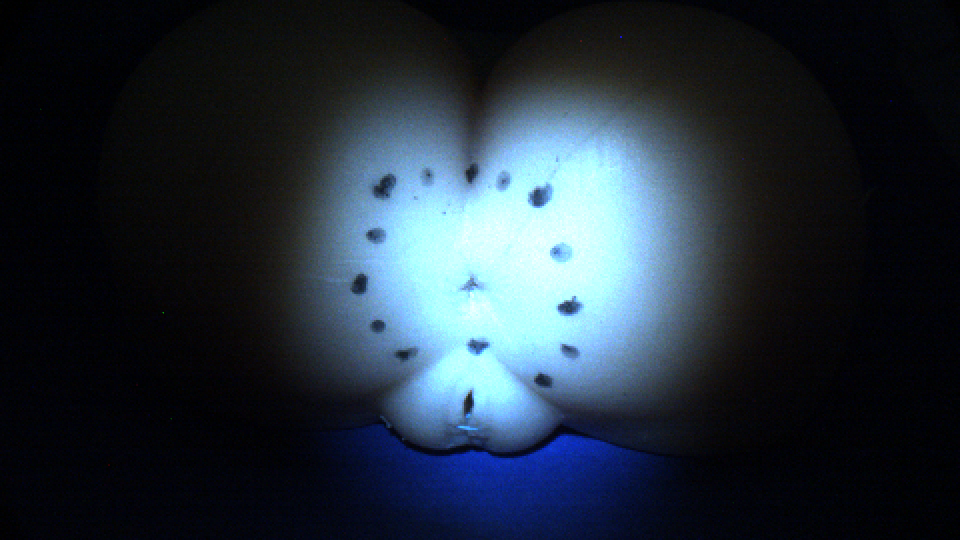
#> input picture sandbox/img/teste_1.png, 960 x 540 px, found by its file name
$ python contours_teste.py   (older library calls are emulated)
#> lines starting #> are read from the running program, lines starting #| are printed output that depends on the picture; after the words box and inside, x2 and y2 are one past the last pixel; in counts of white or black regions, pixels touching at a corner belong together
import numpy as np
import cv2 as cv
from matplotlib import pyplot as plt


# im = cv.imread('./bge_teste/bge_test_1.png')
# im = cv.imread('./darcy_surgery_basis.png')
# im = cv.imread('./darcy_surgery_basis.png')
im = cv.imread('./teste_1.png')
#> im is the input picture: shape (540, 960, 3); mean B, G, R 58.2, 47.2, 36.1

u_o = 100
v_o = 350
u_f = 450
v_f = 600
im = im[u_o:u_f,v_o:v_f]
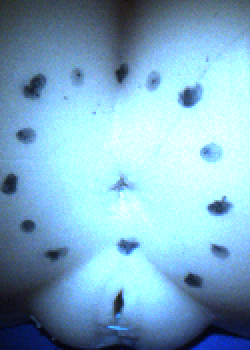
#> im: shape (350, 250, 3); mean B, G, R 198.2, 173.2, 127.5


imgray_raw = cv.cvtColor(im, cv.COLOR_BGR2GRAY)
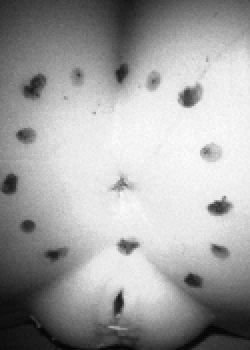
#> imgray_raw: shape (350, 250); min 4, max 253, mean 162.4
imgray = cv.equalizeHist(imgray_raw)
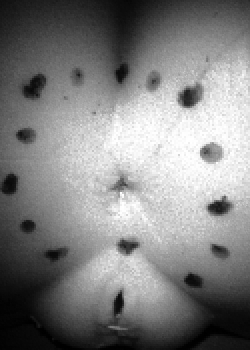
#> imgray: shape (350, 250); min 0, max 255, mean 128.4
# cv.imshow("Gray scale image", imgray)
cv.imshow("images", np.hstack([imgray_raw, imgray]))
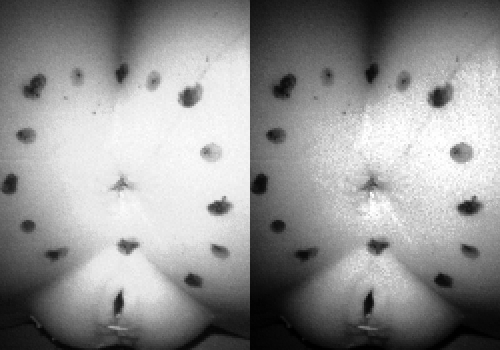
#> window 'images': shape (350, 500); min 0, max 255, mean 145.4
cv.waitKey(0)
# plt.imshow(imgray),plt.show()

# define the upper and lower boundaries of the HSV pixel
# intensities to be considered 'skin'
lower = np.array([0, 48, 80], dtype = "uint8")
upper = np.array([20, 255, 255], dtype = "uint8")

# instensities to be considered marker
# lower = np.array([0, 48, 80], dtype = "uint8")
# upper = np.array([20, 255, 255], dtype = "uint8")


# and determine the HSV pixel intensities that fall into
# the speicifed upper and lower boundaries
converted = cv.cvtColor(im, cv.COLOR_BGR2HSV)
#> converted: shape (350, 250, 3); mean H, S, V 100.2, 96.4, 198.3
skinMask = cv.inRange(converted, lower, upper)
#> skinMask: shape (350, 250); every value is 0
# apply a series of erosions and dilations to the mask
# using an elliptical kernel
kernel = cv.getStructuringElement(cv.MORPH_ELLIPSE, (11, 11))
skinMask = cv.erode(skinMask, kernel, iterations = 2)
skinMask = cv.dilate(skinMask, kernel, iterations = 2)

# blur the mask to help remove noise, then apply the
# mask to the frame
skinMask = cv.GaussianBlur(skinMask, (3, 3), 0)
skin = cv.bitwise_and(im, im, mask = skinMask)
#> skin: shape (350, 250, 3); every value is 0

# show the skin in the image along with the mask
cv.imshow("images", np.hstack([im, skin]))
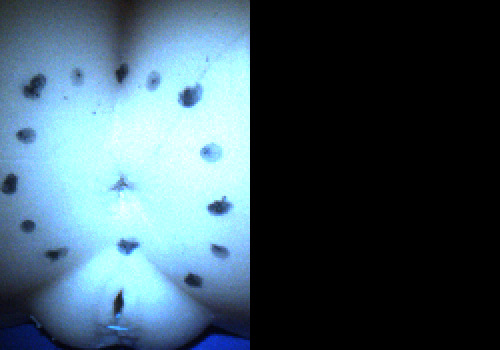
#> window 'images': shape (350, 500, 3); mean B, G, R 99.1, 86.6, 63.7
# cv.imshow("HSV image", skinMask)
cv.waitKey(0)

ret, thresh = cv.threshold(imgray, 48, 255, 0)
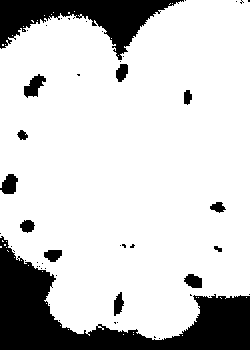
#> thresh: shape (350, 250); 81.2% white; 50 black regions (37 under 20 px), largest, box (x1, y1, x2, y2) and area: (0, 236, 250, 350) 10130, (0, 0, 184, 60) 4611, (24, 74, 46, 98) 283
cv.imshow("Threshold image", skinMask)
cv.waitKey(0)
im2, contours, hierarchy = cv.findContours(skinMask, cv.RETR_TREE, cv.CHAIN_APPROX_SIMPLE)
#> contours = []
cv.drawContours(im, contours, -1, (0,255,0), 3)
cv.imshow("Register image", im)
cv.waitKey(0)

$ run again, with sandbox/img/darcy_surgery_basis.png copied over sandbox/img/teste_1.png
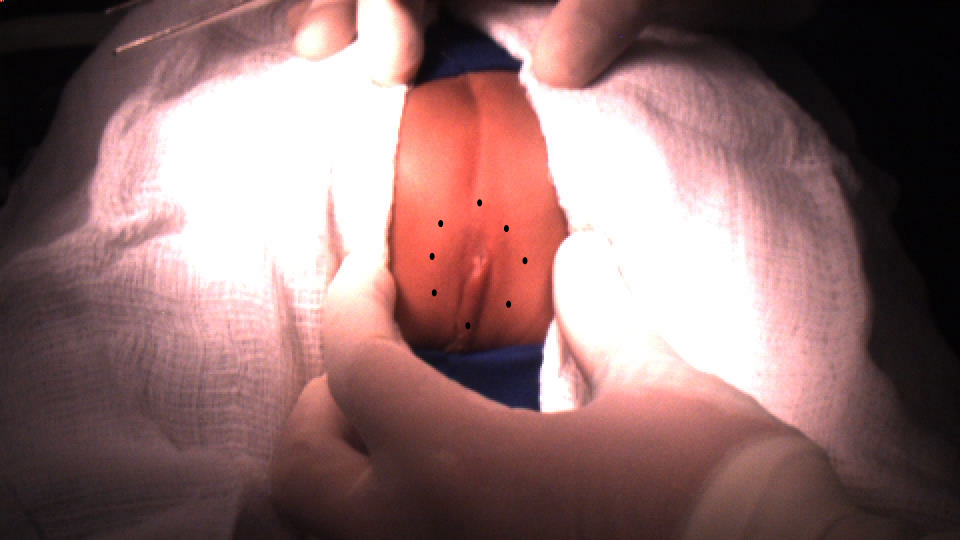
#> input picture sandbox/img/darcy_surgery_basis.png, 960 x 540 px, found by its file name
#> im is the input picture: shape (540, 960, 3); mean B, G, R 110.1, 110.3, 142.6
#> converted: shape (350, 250, 3); mean H, S, V 22.1, 103.5, 198.7
#> `skinMask = cv.inRange(converted, lower, upper)`:
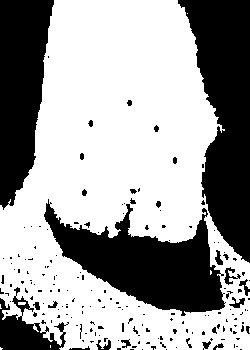
#> skinMask: shape (350, 250); 62.7% white; 184 black regions (157 under 20 px), largest, box (x1, y1, x2, y2) and area: (178, 0, 250, 263) 11329, (44, 199, 226, 316) 9868, (0, 0, 54, 210) 7916
#> thresh: shape (350, 250); 81.1% white; 48 black regions (38 under 20 px)
#> contours = 14 contours, 10 with area under 20; largest, box (x1, y1, x2, y2) and area: (0, 0, 218, 301) 40504, (143, 307, 174, 338) 690, (94, 304, 126, 333) 659, (184, 311, 209, 335) 443
#> `cv.drawContours(im, contours, -1, (0,255,0), 3)`:
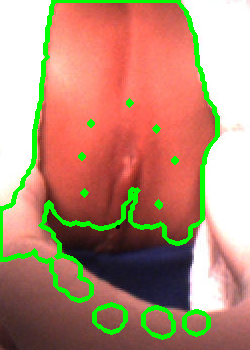
#> im: shape (350, 250, 3); mean B, G, R 116.8, 141.2, 184.4
